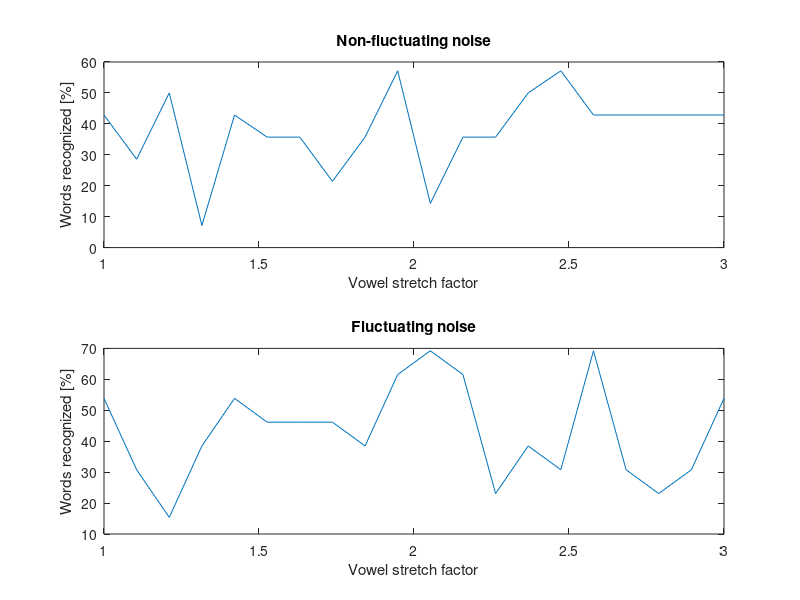
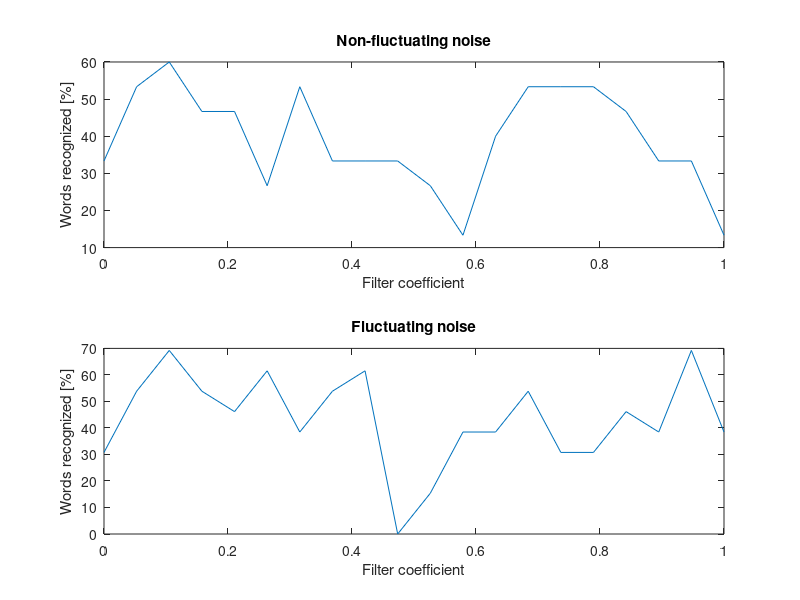
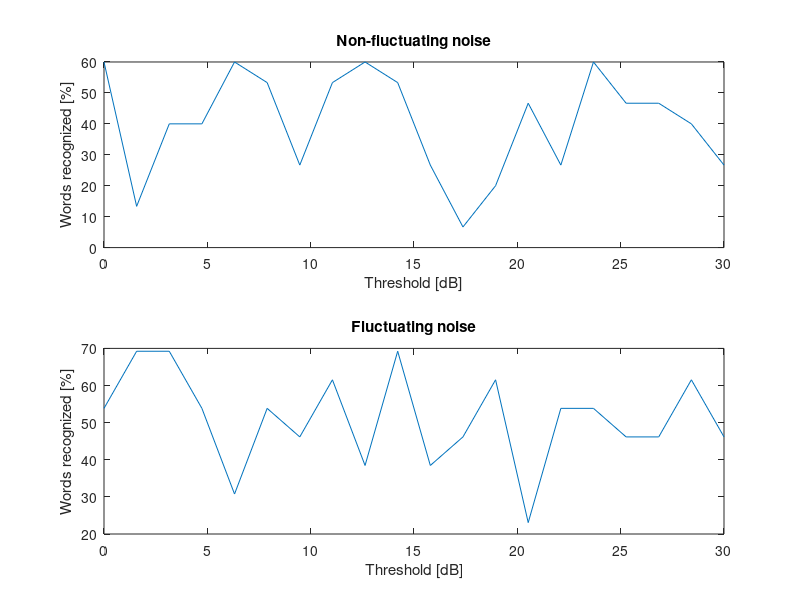

Here is the MATLAB script that generated these plots, in order:
clear all;
close all;

load('RESULTS.mat');

stretch = linspace(1, 3, 20);
tilt = linspace(0, 1, 20);
compression = linspace(0, 30, 20);
alphabet = ['A' 'B' 'C' 'D' 'E' 'F' 'G' 'H' 'I' 'J' 'K' 'L' 'M' 'N' 'O' 'P' 'Q' 'R' 'S' 'T'];

% INPUT
% for i = 1:20
%     prompt = alphabet(i);
%     LL(i) = LL(i) + input(prompt);
% end

% NORMALIZE
Lombard_NF = (LA + LG) .* (1/14)*100;
Tilt_NF = (LB + LH) .* (1/15)*100;
Compress_NF = (LC + LI) .* (1/15)*100;
Lombard_F = (LD + LJ) .* (1/13)*100;
Tilt_F = (LE + LK) .* (1/13)*100;
Compress_F = (LF + LL) .* (1/13)*100;

%PLOT
figure;

subplot(2,1,1);
plot(stretch, Lombard_NF);
title('Non-fluctuating noise');
xlabel('Vowel stretch factor'); ylabel('Words recognized [%]')

subplot(2,1,2);
plot(stretch, Lombard_F);
title('Fluctuating noise');
xlabel('Vowel stretch factor'); ylabel('Words recognized [%]')

figure
subplot(2,1,1);
plot(tilt, Tilt_NF);
title('Non-fluctuating noise');
xlabel('Filter coefficient'); ylabel('Words recognized [%]')

subplot(2,1,2);
plot(tilt, Tilt_F);
title('Fluctuating noise');
xlabel('Filter coefficient'); ylabel('Words recognized [%]')

figure
subplot(2,1,1);
plot(compression, Compress_NF);
title('Non-fluctuating noise');
xlabel('Threshold [dB]'); ylabel('Words recognized [%]')

subplot(2,1,2);
plot(compression, Compress_F);
title('Fluctuating noise');
xlabel('Threshold [dB]'); ylabel('Words recognized [%]')
